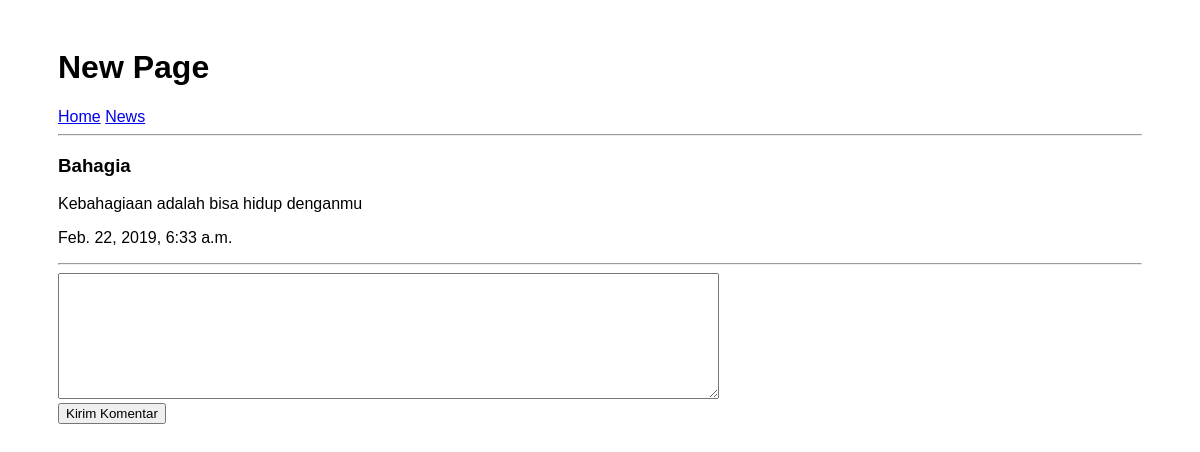
Page /news/2 on the earlier database version.
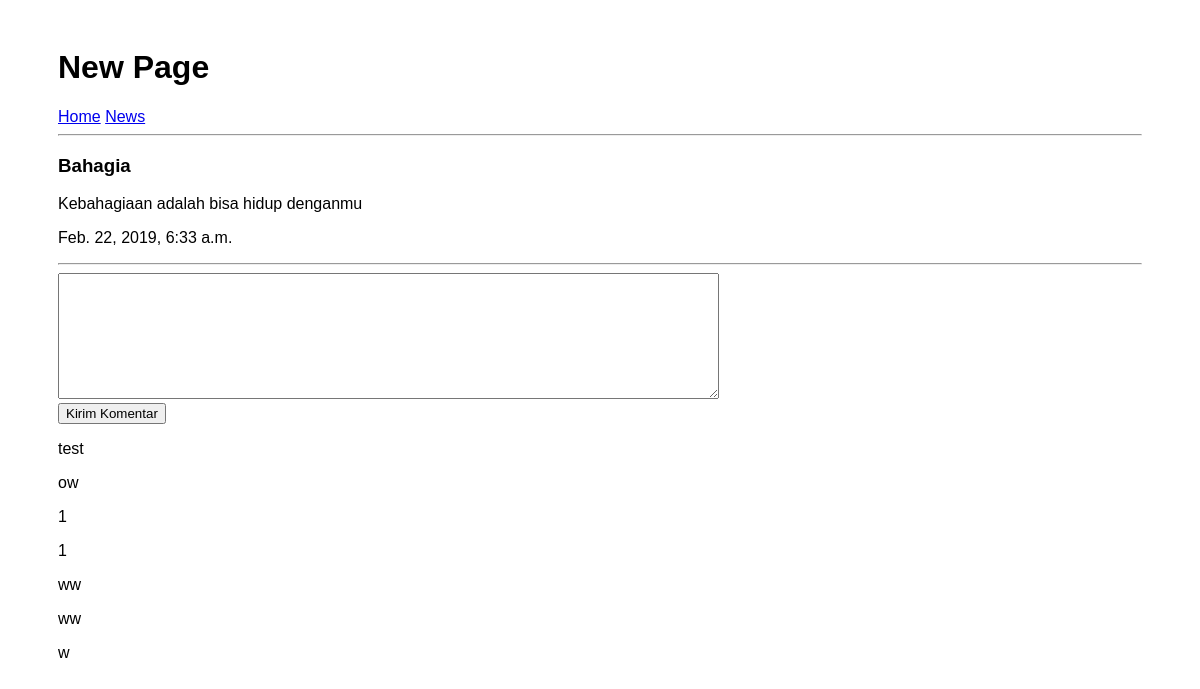
Same page on the later database version.
### news/models.py (models this page shows)
class Comment(models.Model):
	news = models.ForeignKey(News, on_delete = models.CASCADE)
	desc = models.TextField()
	created_at = models.DateTimeField(auto_now_add = True)

### news/views.py (the view)
# urls.py: path('<int:id>', views.single),
def single(request, id):
	new = get_object_or_404(News, pk = id)
	return render(request, 'news/single.html', {'new': new})

### news/templates/news/single.html (shortened to what this page needs)
{% extends 'base.html' %}
{% block title %}
	New Page
{% endblock %}
{% block content %}
	<h3>{{ new.title }}</h3>
	<p>{{ new.desc }}</p>
	<p>{{ new.created_at }}</p>
	<hr>
	<form action="{% url 'news:comment' new.id %}" method="POST">
		<textarea name="desc" rows="8" cols="80"></textarea> <br>
		<button type="submit">Kirim Komentar</button>
	</form>
	{% for comment in new.comment_set.all %}
		<p>{{ comment.desc }}</p>
	{% endfor %}
{% endblock %}

Differences in the rows shown:
added Comment: desc "test"
added Comment: desc "ow"
added Comment: desc "1"
added Comment: desc "1"
added Comment: desc "ww"
added Comment: desc "ww"
added Comment: desc "w"
